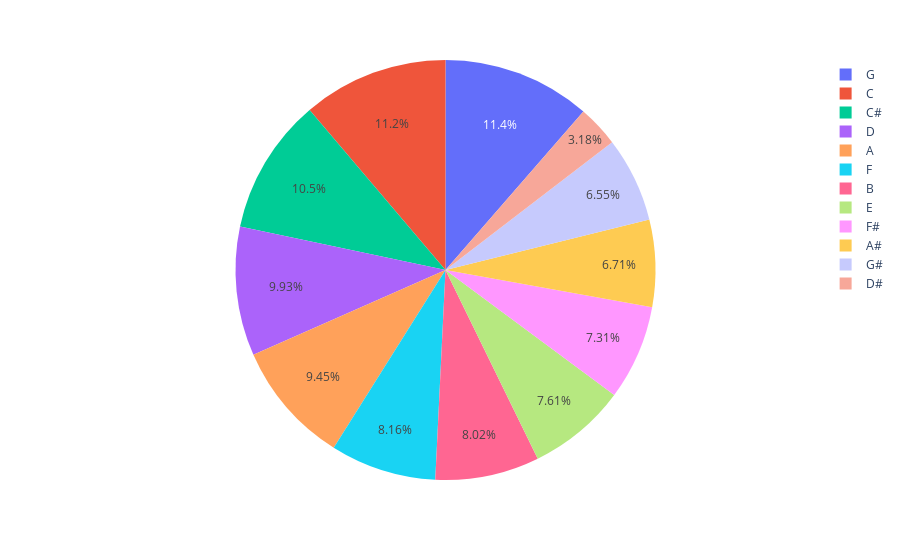

The code cell stored with this chart in its notebook:
### Code cell
px.pie(freqKey, values='Frequency', names='Key')

### Figure 1 — Plotly figure (JSON) as saved in the notebook; plotly's stock layout.template omitted (floating-point values rounded to 4 significant figures)
{"data": [{"domain": {"x": [0, 1], "y": [0, 1]}, "hovertemplate": "Key=%{label}<br>Frequency=%{value}<extra></extra>", "labels": ["F#", "G", "C#", "C", "A#", "D", "B", "A", "F", "G#", "E", "D#"], "legendgroup": "", "name": "", "showlegend": true, "type": "pie", "values": [1300, 2028, 1865, 1993, 1194, 1767, 1426, 1681, 1451, 1165, 1354, 566]}], "layout": {"legend": {"tracegroupgap": 0}, "margin": {"t": 60}}}
